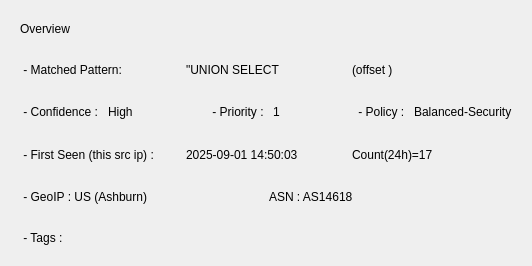
<?xml version="1.0" encoding="UTF-8"?>
<ui version="4.0">
 <class>Overview</class>
 <widget class="QWidget" name="Overview">
  <property name="geometry">
   <rect>
    <x>0</x>
    <y>0</y>
    <width>532</width>
    <height>266</height>
   </rect>
  </property>
  <property name="sizePolicy">
   <sizepolicy hsizetype="Expanding" vsizetype="Preferred">
    <horstretch>0</horstretch>
    <verstretch>0</verstretch>
   </sizepolicy>
  </property>
  <property name="windowTitle">
   <string>Form</string>
  </property>
  <layout class="QVBoxLayout" name="verticalLayout">
   <item>
    <widget class="QWidget" name="widget_2" native="true">
     <layout class="QHBoxLayout" name="horizontalLayout_2">
      <item>
       <widget class="QLabel" name="label">
        <property name="text">
         <string>Overview</string>
        </property>
       </widget>
      </item>
     </layout>
    </widget>
   </item>
   <item>
    <widget class="QWidget" name="widget_3" native="true">
     <layout class="QHBoxLayout" name="horizontalLayout_3">
      <item>
       <widget class="QLabel" name="label_2">
        <property name="text">
         <string> - Matched Pattern: </string>
        </property>
       </widget>
      </item>
      <item>
       <widget class="QLabel" name="label_3">
        <property name="text">
         <string>&quot;UNION SELECT</string>
        </property>
       </widget>
      </item>
      <item>
       <widget class="QLabel" name="label_4">
        <property name="text">
         <string>(offset )</string>
        </property>
       </widget>
      </item>
     </layout>
    </widget>
   </item>
   <item>
    <widget class="QWidget" name="widget" native="true">
     <layout class="QHBoxLayout" name="horizontalLayout">
      <item>
       <widget class="QLabel" name="label_5">
        <property name="text">
         <string> - Confidence : </string>
        </property>
       </widget>
      </item>
      <item>
       <widget class="QLabel" name="label_6">
        <property name="text">
         <string>High</string>
        </property>
       </widget>
      </item>
      <item>
       <spacer name="horizontalSpacer">
        <property name="orientation">
         <enum>Qt::Orientation::Horizontal</enum>
        </property>
        <property name="sizeHint" stdset="0">
         <size>
          <width>20</width>
          <height>20</height>
         </size>
        </property>
       </spacer>
      </item>
      <item>
       <widget class="QLabel" name="label_7">
        <property name="text">
         <string> - Priority : </string>
        </property>
       </widget>
      </item>
      <item>
       <widget class="QLabel" name="label_8">
        <property name="text">
         <string>1</string>
        </property>
       </widget>
      </item>
      <item>
       <spacer name="horizontalSpacer_2">
        <property name="orientation">
         <enum>Qt::Orientation::Horizontal</enum>
        </property>
        <property name="sizeHint" stdset="0">
         <size>
          <width>40</width>
          <height>20</height>
         </size>
        </property>
       </spacer>
      </item>
      <item>
       <widget class="QLabel" name="label_9">
        <property name="text">
         <string> - Policy : </string>
        </property>
       </widget>
      </item>
      <item>
       <widget class="QLabel" name="label_10">
        <property name="text">
         <string>Balanced-Security</string>
        </property>
       </widget>
      </item>
     </layout>
    </widget>
   </item>
   <item>
    <widget class="QWidget" name="widget_4" native="true">
     <layout class="QHBoxLayout" name="horizontalLayout_4">
      <item>
       <widget class="QLabel" name="label_11">
        <property name="text">
         <string> - First Seen (this src ip) : </string>
        </property>
       </widget>
      </item>
      <item>
       <widget class="QLabel" name="label_12">
        <property name="text">
         <string>2025-09-01 14:50:03</string>
        </property>
       </widget>
      </item>
      <item>
       <widget class="QLabel" name="label_13">
        <property name="text">
         <string>Count(24h)=17</string>
        </property>
       </widget>
      </item>
     </layout>
    </widget>
   </item>
   <item>
    <widget class="QWidget" name="widget_5" native="true">
     <layout class="QHBoxLayout" name="horizontalLayout_5">
      <item>
       <widget class="QLabel" name="label_14">
        <property name="text">
         <string> - GeoIP : US (Ashburn)</string>
        </property>
       </widget>
      </item>
      <item>
       <widget class="QLabel" name="label_15">
        <property name="text">
         <string>ASN : AS14618</string>
        </property>
       </widget>
      </item>
     </layout>
    </widget>
   </item>
   <item>
    <widget class="QWidget" name="widget_6" native="true">
     <layout class="QHBoxLayout" name="horizontalLayout_6">
      <item>
       <widget class="QLabel" name="label_16">
        <property name="text">
         <string> - Tags : </string>
        </property>
       </widget>
      </item>
     </layout>
    </widget>
   </item>
  </layout>
 </widget>
 <resources/>
 <connections/>
</ui>
